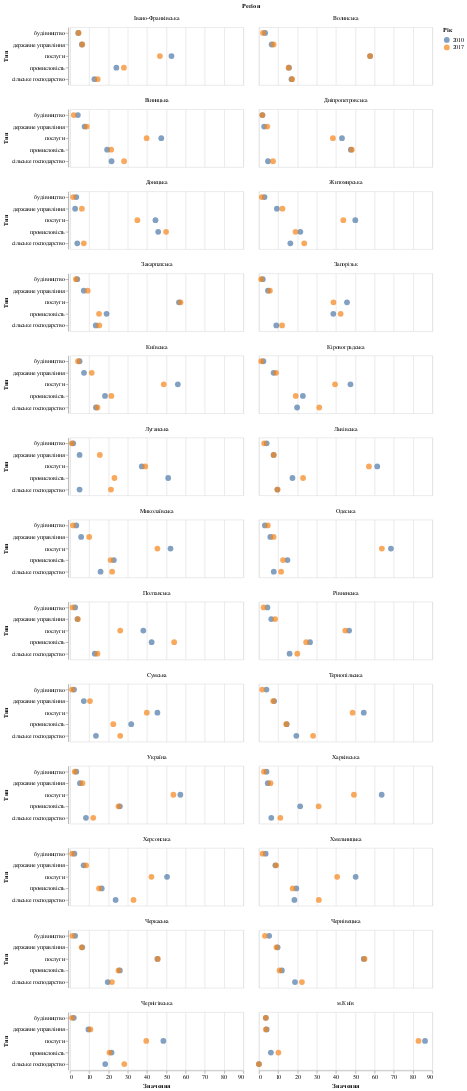

This figure's notebook cell:
### Code cell
alt.Chart(df1).mark_circle(size=100).encode(
    alt.X('Значення:Q'),
    y='Тип:O',
    color='Рік:N',
    facet=alt.Facet('Регіон:O', columns=2),
).properties(
    width=300,
    height=100,
)

### Figure 1 — Vega-Lite specification as saved in the notebook (floating-point values rounded to 4 significant figures; data arrays with more than 128 entries replaced by an {"elided": "..."} marker saying what was removed)
{"config": {"view": {"continuousWidth": 400, "continuousHeight": 300}}, "data": {"name": "data-130bf80df295530aaf0388b34285ee1e"}, "mark": {"type": "circle", "size": 100}, "encoding": {"color": {"type": "nominal", "field": "Рік"}, "facet": {"type": "ordinal", "columns": 2, "field": "Регіон"}, "x": {"type": "quantitative", "field": "Значення"}, "y": {"type": "ordinal", "field": "Тип"}}, "height": 100, "width": 300, "$schema": "https://vega.github.io/schema/vega-lite/v4.8.1.json", "datasets": {"data-130bf80df295530aaf0388b34285ee1e": {"elided": "260 records"}}}
